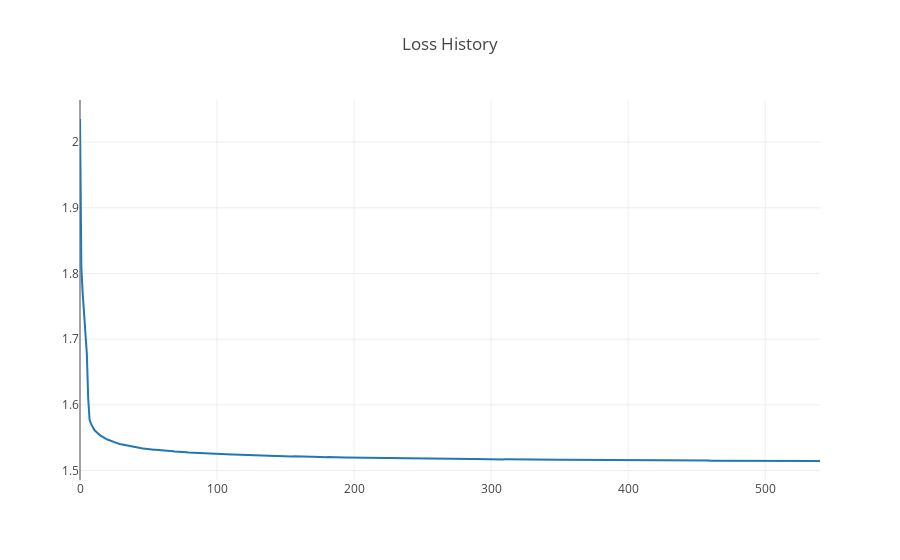

Notebook code for this chart:
### Code cell
plotly.offline.iplot({
    'data': [
        go.Scatter(
            y=loss_history
        )
    ],
    'layout': go.Layout(title='Loss History')
})

### Figure 1 — Plotly figure (JSON) as saved in the notebook; plotly's stock layout.template omitted (floating-point values rounded to 4 significant figures; data arrays with more than 128 entries replaced by an {"elided": "..."} marker saying what was removed)
{"data": [{"type": "scatter", "y": {"elided": "541 float values"}}], "layout": {"title": "Loss History"}}
